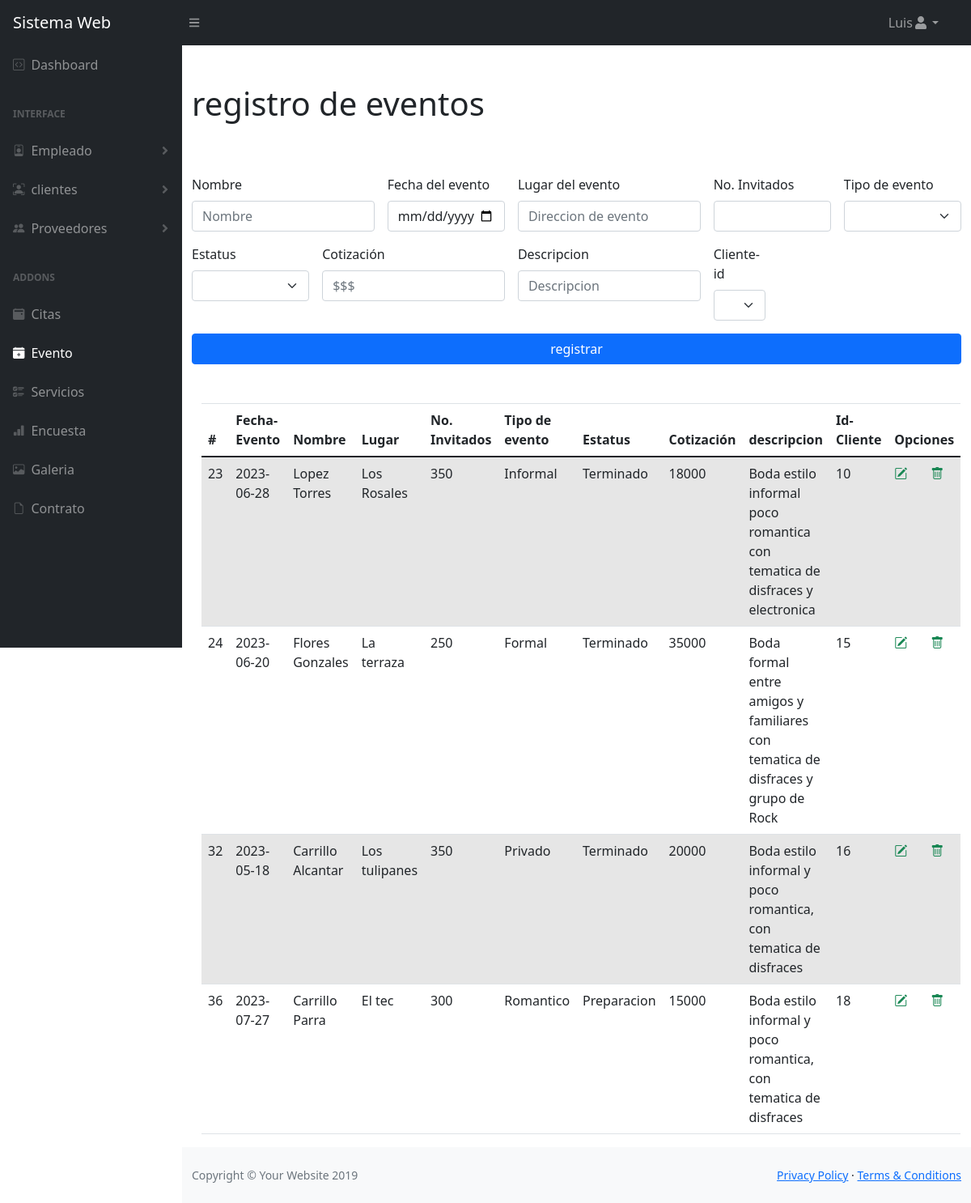
Screenshot of /Proyecto/sistema/evento.php (signed in) with the database file from the repository.
### tables this page shows
CREATE TABLE `eventos` (
  `idEvento` int(11) NOT NULL,
  `nombre` varchar(1000) NOT NULL,
  `fecha` date NOT NULL,
  `lugar` varchar(100) NOT NULL,
  `noInvitados` int(11) NOT NULL,
  `tipoEvento` varchar(50) NOT NULL,
  `estatus` varchar(50) NOT NULL,
  `cotizacion` int(20) NOT NULL,
  `descripcion` varchar(2000) NOT NULL,
  `FK_cliente_idCliente` int(11) NOT NULL
);

### Proyecto/sistema/evento.php (the view, shortened to what this page needs)
<?php require_once "vistas/parte_superior.php"  ?>
<?php require_once "./conexionBD.php";
$query = mysqli_query($mysqli, "SELECT cliente.idCliente, citas.nombre, citas.apellidos from cliente INNER JOIN citas ON cliente.FK_cita_idCita = citas.idCitas");
?>
<?php
    include_once "./empleado/model/conecEmple.php";
    $sentencia = $bd->query("select * from eventos");
    $evento = $sentencia->fetchAll(PDO::FETCH_OBJ);
?>
<body class="container mt-5">
    <div class="container mt-5 ">
        <h1>registro de eventos</h1>
        <form class="row g-3 mt-5" method="POST" action="evento/registrarEvento.php" >
        <div class="col-3">
                <label for="LugarEvento" class="form-label">Nombre</label>
                <input type="text" class="form-control" id="nombreEvento" placeholder="Nombre" name="nombreEvento" required>
            </div>
            <div class="col-2">
                <label for="FechaEvento" class="form-label">Fecha del evento</label>
                <input type="date" class="form-control" id="fechaEvento" name="FechaEvento" min ="" required>
            </div>
            <div class="col-3">
                <label for="LugarEvento" class="form-label">Lugar del evento</label>
                <input type="text" class="form-control" id="LugarEvento" placeholder="Direccion de evento" name="LugarEvento" required>
            </div>
            <div class="col-2">
                <label for="NumInvitados" class="form-label">No. Invitados</label>
                <input type="number" class="form-control" id="NumInvitados" name="NumInvitados" required >
            </div>
            <div class="col-2">
                <label for="TipoEvento" class="form-label">Tipo de evento</label>
                <select class="form-select" aria-label="Default select example" id="TipoEvento" name="TipoEvento" required >
                    <option selected></option>
                    <option value="Romantico">Romantico</option>
                </select>
            </div>
            <div class="col-2">
                <label for="Estatus" class="form-label">Estatus</label>
                <select class="form-select" aria-label="Default select example" id="Estatus" name="Estatus" required >
                    <option selected></option>
                    <option value="Aceptado">Aceptado</option>
                </select>
            </div>
            <div class="col-3">
                <label for="cotizacion" class="form-label">Cotización</label>
                <input type="number" step="0.01" min="0" pattern="^\d+(?:\.\d{1,2})?$" class="form-control" id="cotizacion" placeholder="$$$" name="cotizacion" required>
            </div>
            <div class="col-3">
                <label for="LugarEvento" class="form-label">Descripcion</label>
                <input type="text" class="form-control" id="descripcion" placeholder="Descripcion" name="descripcion" required>
            </div>
            <div class="col-1">
                <label for="Clienteid" class="form-label">Cliente-id</label>
                <select name="Clienteid" class="form-select" id="Clienteid" required >
                    <option disabled selected></option>
                    <?php
                    foreach ($query as $fila) {
                    ?>
                        <option value="<?= $fila['idCliente'] ?>"> <?= $fila['idCliente'] . " - " . $fila['nombre'] . " " . $fila['apellidos'] ?> </option>
                    <?php
                    }
                    ?>
                </select>
            </div>
            <div class="d-grid">
                <input type="submit" class="btn btn-primary" value="registrar">
            </div>
        </form>
        <div class="container mt-5">
            <table class="table table-striped">
                <thead>
                    <tr class="table table-sm">
                        <th>#</th>
                        <th scope="col">Fecha-Evento</th>
                        <th scope="col">Nombre</th>
                        <th scope="col">Lugar</th>
                        <th scope="col">No. Invitados</th>
                        <th scope="col">Tipo de evento</th>
                        <th scope="col">Estatus</th>
                        <th scope="col">Cotización</th>
                        <th scope="col">descripcion</th>
                        <th scope="col">Id-Cliente</th>
                        <th scope="col" colspan="2">Opciones</th>
                    </tr>
                </thead>
                <tbody>
                    <?php
                    foreach ($evento as $dato) {
                    ?>
                        <tr>
                            <td scope="row"><?php echo $dato->idEvento; ?></td>
                            <td><?php echo $dato->fecha; ?></td>
                            <td><?php echo $dato->nombre; ?></td>
                            <td><?php echo $dato->lugar; ?></td>
                            <td><?php echo $dato->noInvitados; ?></td>
                            <td><?php echo $dato->tipoEvento; ?></td>
                            <td><?php echo $dato->estatus; ?></td>
                            <td><?php echo $dato->cotizacion; ?></td>
                            <td><?php echo $dato->descripcion; ?></td>
                            <td><?php echo $dato->FK_cliente_idCliente; ?></td>
                            <td><a class="text-success" href="./evento/editarEvento.php?idEvento=<?php echo $dato->idEvento; ?>"><i class="bi bi-pencil-square"></i></a></td>
                            <td><a class="text-success" href="./evento/eliminarEvent.php?idEvento=<?php echo $dato->idEvento; ?>" onclick="return confirm('Estas seguro que quieres eliminar este evento?')"><i class="bi bi-trash"></i></a></td>
                        </tr>
                    <?php
                    }
                    ?>
                </tbody>
            </table>
        </div>
</body>
<?php require_once "vistas/parte_inferior.php"  ?>

### rows the page displays
eventos: idEvento "23", fecha "2023-06-28", nombre "Lopez Torres", lugar "Los Rosales", noInvitados "350", tipoEvento "Informal", estatus "Terminado", cotizacion "18000", descripcion "Boda estilo informal poco romantica con tematica de disfraces y electronica", FK_cliente_idCliente "10"
eventos: idEvento "24", fecha "2023-06-20", nombre "Flores Gonzales", lugar "La terraza", noInvitados "250", tipoEvento "Formal", estatus "Terminado", cotizacion "35000", descripcion "Boda formal entre amigos y familiares con tematica de disfraces y grupo de Rock", FK_cliente_idCliente "15"
eventos: idEvento "32", fecha "2023-05-18", nombre "Carrillo Alcantar", lugar "Los tulipanes", noInvitados "350", tipoEvento "Privado", estatus "Terminado", cotizacion "20000", descripcion "Boda estilo informal y poco romantica, con tematica de disfraces", FK_cliente_idCliente "16"
eventos: idEvento "36", fecha "2023-07-27", nombre "Carrillo Parra", lugar "El tec", noInvitados "300", tipoEvento "Romantico", estatus "Preparacion", cotizacion "15000", descripcion "Boda estilo informal y poco romantica, con tematica de disfraces", FK_cliente_idCliente "18"

### other values shown
$nombre "Luis"
